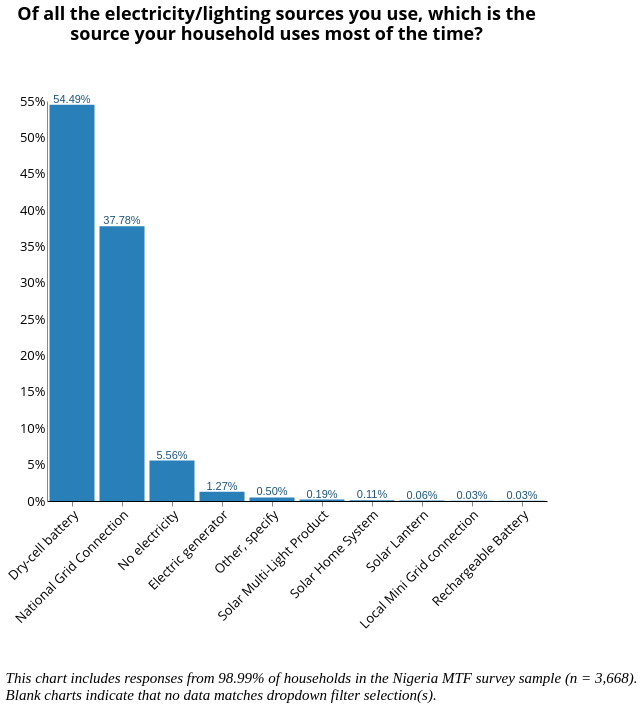

Here is the Vega-Lite specification saved for this chart:
### Vega-Lite specification from a JSON file in a GitHub repository (floating-point values rounded to 4 significant figures; data arrays with more than 128 entries replaced by an {"elided": "..."} marker saying what was removed)
{"width": 800, "height": 400, "config": {"title": {"fontSize": 18, "font": "Open Sans", "anchor": "center", "fontColor": "#000000"}, "axisX": {"domain": true, "domainColor": "#000000", "grid": false, "labelFont": "Open Sans", "labelFontSize": 13, "titleFont": "Open Sans", "titleFontSize": 13, "titleFontWeight": "normal", "title": "X Axis Title (units)", "labelAngle": -45}, "axisY": {"domain": true, "grid": false, "gridColor": "#DEDDDD", "gridWidth": 1, "labelFont": "Open Sans", "labelFontSize": 13, "labelAngle": 0, "ticks": false, "titleFont": "Open Sans", "titleFontSize": 13, "titleFontWeight": "normal", "titlePadding": 10, "title": "Y Axis Title (units)"}, "range": {"category": ["#2980B9", "#003366", "#FFAE19", "#FF4500", "#438B28", "#45B39D", "#99ADC1", "#212F3C"]}, "legend": {"labelFont": "Open Sans", "labelFontSize": 13, "symbolType": "square", "symbolSize": 100, "titleFont": "Open Sans", "titleFontSize": 13, "titleFontWeight": "normal", "title": "Legend", "orient": "right", "offset": 0}, "tooltip": {"font": "Open Sans"}, "view": {"stroke": "transparent", "text": {"font": "Open Sans", "color": ["#2980B9", "#003366", "#FFAE19", "#FF4500", "#438B28", "#45B39D", "#99ADC1", "#212F3C"], "fontSize": 13, "align": "right", "fontWeight": 400, "size": 13}, "bar": {"size": 40, "binSpacing": 1, "continuousBandSize": 30, "discreteBandSize": 30, "stroke": false}}}, "concat": [{"layer": [{"mark": {"type": "bar", "color": "#2980b9"}, "encoding": {"tooltip": {"type": "nominal", "field": "c182"}, "x": {"type": "nominal", "axis": {"title": " "}, "field": "c182", "sort": {"field": "c182", "op": "count", "order": "descending"}}, "y": {"type": "quantitative", "aggregate": "sum", "axis": {"format": "%", "title": ""}, "field": "pct"}}, "height": 400, "selection": {"selector108": {"type": "single", "fields": ["i19a"], "bind": {"input": "select", "options": [null, "Wood purchased", "Wood collected", "Crop Residue/Plant Biomass", "Kerosene", "Charcoal", "LPG/cooking gas", "Electric", "Charcoal Briquettes", "Garbage", "Piped Natural Gas", "Coal Briquette", "Biomass Briquette", "Other, specify", "Coal/lignite"], "labels": ["All Fuel Types", "Wood purchased", "Wood collected", "Crop Residue/Plant Biomass", "Kerosene", "Charcoal", "LPG/cooking gas", "Electric", "Charcoal Briquettes", "Garbage", "Piped Natural Gas", "Coal Briquette", "Biomass Briquette", "Other", "Coal/lignite"], "name": "Primary Source of Cooking Fuel  "}}, "selector107": {"type": "single", "fields": ["primary_stove"], "bind": {"input": "select", "options": [null, "3-Stone/Open Fire Stove", "Koresone Stove", "Missing Data", "Manufactured Stove Traditional", "LPG/Natural Gas Stove", "Electric Stove"], "labels": ["All Stove Types", "3-Stone/Open Fire Stove", "Kerosene Stove", "Primary Stove Not Listed", "Manufactured Stove Traditional", "LPG/Natural Gas Stove", "Electric Stove"], "name": "Primary Stove  "}}, "selector106": {"type": "single", "fields": ["c2"], "bind": {"input": "select", "options": [null, "Yes", "No"], "labels": ["All Responses", "Yes", "No"], "name": "Is the household connected to the national grid?  "}}, "selector104": {"type": "single", "fields": ["locality"], "bind": {"input": "select", "options": [null, 0, 1], "labels": ["National", "Urban", "Rural"], "name": "Locality Breakdown  "}}, "selector105": {"type": "single", "fields": ["elc_aggr_tier"], "bind": {"input": "select", "options": [null, "Tier 0", "Tier 1", "Tier 2", "Tier 3", "Tier 4", "Tier 5"], "labels": ["All Electricity Tiers", "Electricity Tier 0", "Electricity Tier 1", "Electricity Tier 2", "Electricity Tier 3", "Electricity Tier 4", "Electricity Tier 5"], "name": "Tiers  "}}}, "title": {"text": ["Of all the electricity/lighting sources you use, which is the", "source your household uses most of the time?"], "color": "black", "subtitleColor": "black", "offset": 50}, "transform": [{"joinaggregate": [{"op": "count", "field": "*", "as": "total"}]}, {"calculate": "1 / datum.total", "as": "pct"}], "width": 500}, {"mark": {"type": "text", "align": "center", "baseline": "bottom", "color": "#1b557a"}, "encoding": {"text": {"type": "quantitative", "aggregate": "sum", "field": "pct", "format": ".2%"}, "tooltip": {"type": "nominal", "field": "c182"}, "x": {"type": "nominal", "axis": {"title": " "}, "field": "c182", "sort": {"field": "c182", "op": "count", "order": "descending"}}, "y": {"type": "quantitative", "aggregate": "sum", "axis": {"format": "%", "title": ""}, "field": "pct"}}, "height": 400, "title": {"text": ["Of all the electricity/lighting sources you use, which is the", "source your household uses most of the time?"], "color": "black", "subtitleColor": "black", "offset": 50}, "transform": [{"joinaggregate": [{"op": "count", "field": "*", "as": "total"}]}, {"calculate": "1 / datum.total", "as": "pct"}], "width": 500}], "transform": [{"filter": {"selection": "selector108"}}, {"filter": {"selection": "selector107"}}, {"filter": {"selection": "selector106"}}, {"filter": {"selection": "selector104"}}, {"filter": {"selection": "selector105"}}]}], "data": {"name": "data-825c9bbaf4cf11fe9791720fdbdde021"}, "title": {"text": ["", "", "This chart includes responses from 98.99% of households in the Nigeria MTF survey sample (n = 3,668).", "Blank charts indicate that no data matches dropdown filter selection(s)."], "anchor": "start", "baseline": "bottom", "font": "Times New Roman", "fontSize": 15, "fontStyle": "italic", "fontWeight": "normal", "orient": "bottom"}, "$schema": "https://vega.github.io/schema/vega-lite/v4.8.1.json", "datasets": {"data-825c9bbaf4cf11fe9791720fdbdde021": {"elided": "3632 records"}}}
